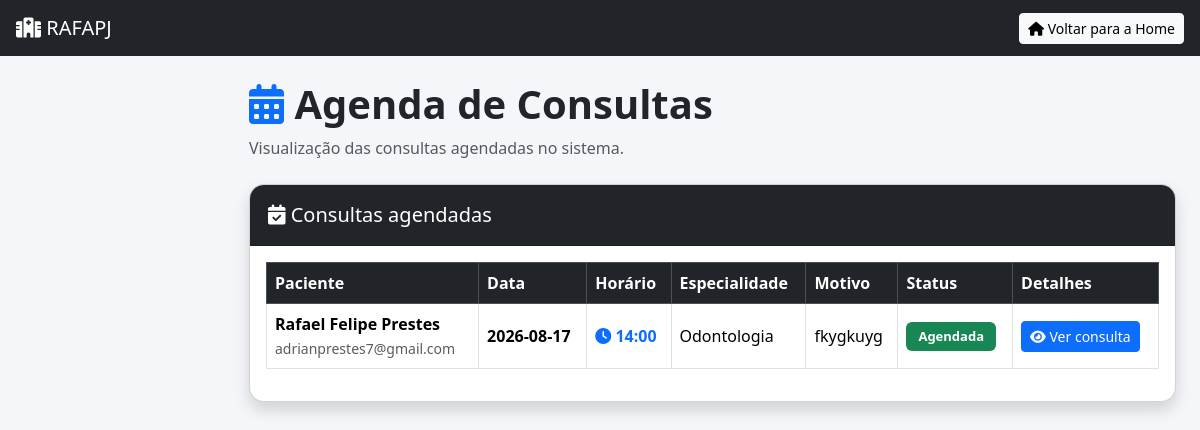
Before: /RafaPj/consultas.php with the older database file.
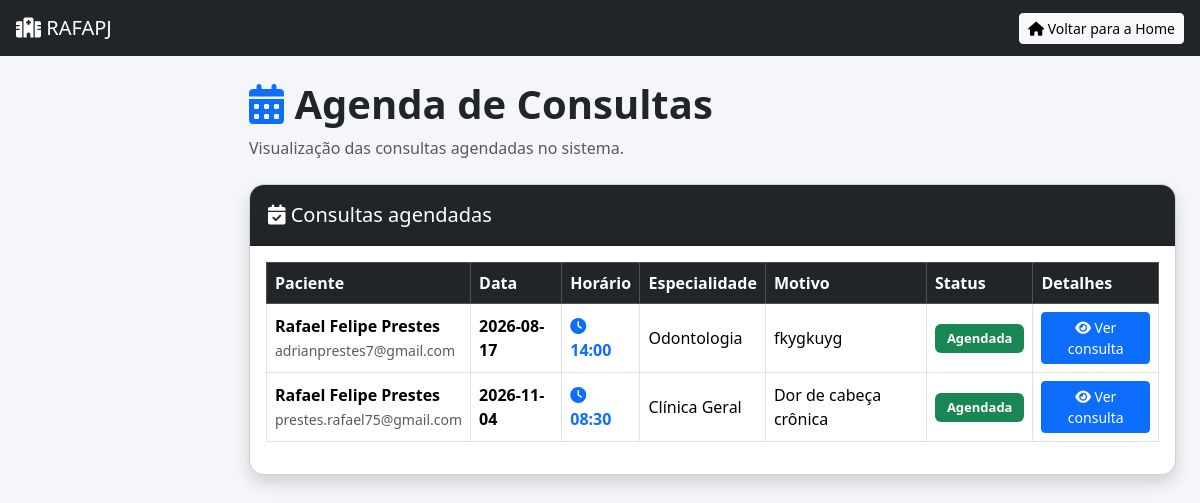
After: the same page with the newer database file.
### tables this page shows
CREATE TABLE `consultas` (
  `id` int NOT NULL,
  `nome_paciente` varchar(150) NOT NULL,
  `email_paciente` varchar(150) NOT NULL,
  `telefone_paciente` varchar(30) NOT NULL,
  `endereco_paciente` varchar(255) NOT NULL,
  `especialidade` varchar(100) NOT NULL,
  `motivo` varchar(255) NOT NULL,
  `problema` text NOT NULL,
  `objetivo` varchar(100) NOT NULL,
  `observacoes` text,
  `data_consulta` date NOT NULL,
  `hora_consulta` time NOT NULL,
  `status` enum('agendada','cancelada','concluida') NOT NULL DEFAULT 'agendada',
  `criado_em` timestamp NOT NULL DEFAULT CURRENT_TIMESTAMP
);

### RafaPj/consultas.php (the view, shortened to what the changed rows need)
<?php
include "conexao.php";
$sql = "
    SELECT *
    FROM consultas
    ORDER BY data_consulta ASC, hora_consulta ASC
";
$resultado = $conn->query($sql);
?>
<!DOCTYPE html>
<html lang="pt-BR">
<head>
    <link
        href="css/styles.css"
        rel="stylesheet"
    >
    <link
        href="https://cdn.jsdelivr.net/npm/bootstrap@5.3.3/dist/css/bootstrap.min.css"
        rel="stylesheet"
    >
    <link
        href="https://cdnjs.cloudflare.com/ajax/libs/font-awesome/6.5.1/css/all.min.css"
        rel="stylesheet"
    >
</head>
<body class="sb-nav-fixed">
<div id="layoutSidenav">
    <div id="layoutSidenav_content">
        <main>
            <div class="container-fluid px-4">
                <div class="mt-4 mb-4">
                    <h1 class="titulo">
                        <i class="fas fa-calendar-days text-primary"></i>
                        Agenda de Consultas
                    </h1>
                </div>
                <div class="card shadow mb-4">
                    <div class="card-body">
                        <?php if ($resultado->num_rows > 0): ?>
                            <div class="table-responsive">
                                <table class="table table-hover table-bordered">
                                    <thead class="table-dark">
                                        <tr>
                                            <th>Paciente</th>
                                            <th>Data</th>
                                            <th>Horário</th>
                                            <th>Especialidade</th>
                                            <th>Motivo</th>
                                            <th>Status</th>
                                            <th>Detalhes</th>
                                        </tr>
                                    </thead>
                                    <tbody>
                                    <?php while ($consulta = $resultado->fetch_assoc()): ?>
                                        <tr>
                                            <td>
                                                <strong>
                                                    <?= htmlspecialchars(
                                                        $consulta["nome_paciente"],
                                                        ENT_QUOTES,
                                                        "UTF-8"
                                                    ) ?>
                                                </strong>
                                                <br>
                                                <small class="text-muted">
                                                    <?= htmlspecialchars(
                                                        $consulta["email_paciente"],
                                                        ENT_QUOTES,
                                                        "UTF-8"
                                                    ) ?>
                                                </small>
                                            </td>
                                            <td>
                                                <span class="data-consulta">
                                                    <?= htmlspecialchars(
                                                        $consulta["data_consulta"],
                                                        ENT_QUOTES,
                                                        "UTF-8"
                                                    ) ?>
                                                </span>
                                            </td>
                                            <td>
                                                <span class="horario">
                                                    <i class="fas fa-clock"></i>
                                                    <?= htmlspecialchars(
                                                        substr(
                                                            $consulta["hora_consulta"],
                                                            0,
                                                            5
                                                        ),
                                                        ENT_QUOTES,
                                                        "UTF-8"
                                                    ) ?>
                                                </span>
                                            </td>
                                            <td>
                                                <?= htmlspecialchars(
                                                    $consulta["especialidade"],
                                                    ENT_QUOTES,
                                                    "UTF-8"
                                                ) ?>
                                            </td>
                                            <td>
                                                <?= htmlspecialchars(
                                                    $consulta["motivo"],
                                                    ENT_QUOTES,
                                                    "UTF-8"
                                                ) ?>
                                            </td>
                                            <td>
                                                <?php
                                                $status = $consulta["status"];
                                                switch ($status) {
                                                    case "agendada":
                                                        $cor = "success";
                                                        $texto = "Agendada";
                                                        break;
                                                }
                                                ?>
                                                <span class="badge bg-<?= $cor ?>">
                                                    <?= htmlspecialchars(
                                                        $texto,
                                                        ENT_QUOTES,
                                                        "UTF-8"
                                                    ) ?>
                                                </span>
                                            </td>
                                            <td>
                                                <button
                                                    class="btn btn-primary btn-sm"
                                                    data-bs-toggle="modal"
                                                    data-bs-target="#consulta<?= (int)$consulta["id"] ?>"
                                                >
                                                    <i class="fas fa-eye"></i>
                                                    Ver consulta
                                                </button>
                                            </td>
                                        </tr>
                                    <?php endwhile; ?>
                                    </tbody>
                                </table>
                            </div>
                        <?php endif; ?>
                    </div>
                </div>
            </div>
        </main>
    </div>
</div>
</body>
</html>

Changed rows visible on the page:
added consultas: nome_paciente "Rafael Felipe Prestes", email_paciente "prestes.rafael75@gmail.com", data_consulta "2026-11-04", hora_consulta "08:30", especialidade "Clínica Geral", motivo "Dor de cabeça crônica", status "Agendada"
